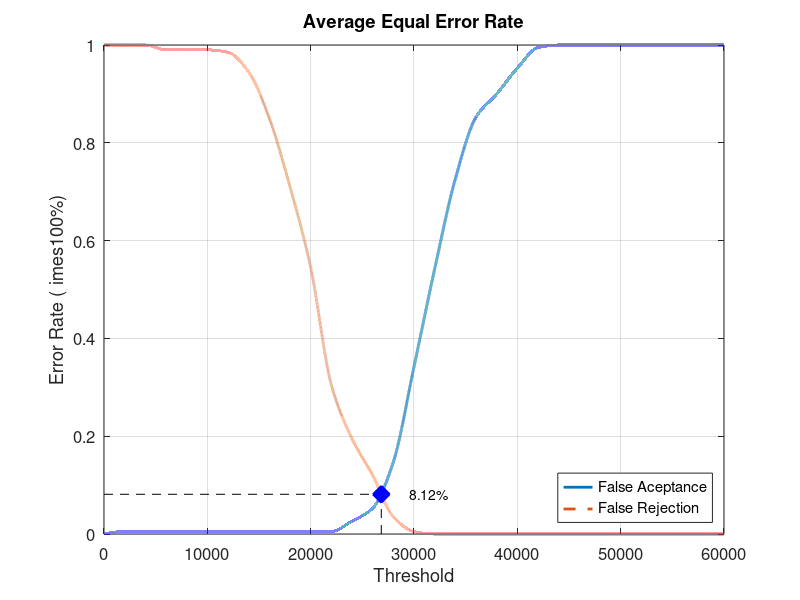
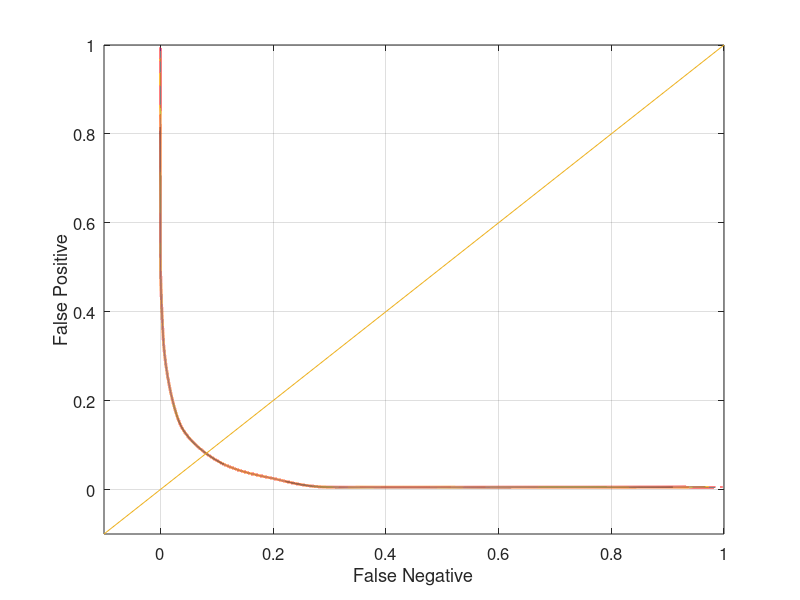

MATLAB code for these plots, in order:
close all;
clear;
clc;
x = 0:2000:60000;
xq = 0:0.5:60000;

y0 = [0 0.00526316 0.00526316 0.00526316 0.00526316 0.00526316 0.00526316 0.00526316 0.00526316 0.00526316 0.00526316 0.00526316 0.0263158 0.0526316 0.147368 0.342105 0.542105 0.726316 0.852632 0.9 0.952632 0.994737 1 1 1 1 1 1 1 1 1]
yy0 = interp1(x, y0, xq, 'pchip');
y1 = [1 1 1 0.99 0.99 0.99 0.985 0.945 0.85 0.71 0.545 0.305 0.195 0.12 0.035 0.005 0 0 0 0 0 0 0 0 0 0 0 0 0 0 0]
yy1 = interp1(x, y1, xq, 'pchip');

% Calculating EER: 
y2 = abs(y0 - y1);
find(y2 == min(y2))
yy2 = abs(yy0 - yy1);
xEER = find(yy2 == min(yy2));
xEERIndex = xq(xEER) % X-axis EER
yEER = yy0(xEER) % Y-axis EER

main = figure
plot(xq, yy0,'-','LineWidth', 2);	hold on
plot(xq, yy1,'--','LineWidth', 2);	hold on
plot([xEERIndex xEERIndex], [0 yEER], 'k--');	hold on
plot([0 xEERIndex], [yEER yEER], 'k--');	hold on
plot(xEERIndex, yEER, 'bx', 'LineWidth', 10);	hold on
text(xEERIndex + 10 * xEERIndex / 100, yEER, [num2str(round((10000 * yEER)) / 100) '%'])
legend('False Aceptance', 'False Rejection', 'Location', 'SouthEast')
xlabel('Threshold')
ylabel('Error Rate (	imes100%)')
title('Average Equal Error Rate')
set(gca, 'FontSize', 12)
axis([0 60000 0 1])
grid on

print(main, 'Database3_3Main', '-dpng');
FNRxFPR = figure('Color', [1 1 1]);
plot(yy1, yy0, '-', yy1, yy0, 'LineWidth', 2);
hold on
y = -0.1:0.1:1
plot(y, y); 
set(gca, 'FontSize', 12)
xlabel('False Negative')
ylabel('False Positive')
axis([-0.1 1 -0.1 1])
set(gca, 'FontSize', 12)
grid on

print(FNRxFPR, 'Database3_3FNRxFPR','-dpng');
